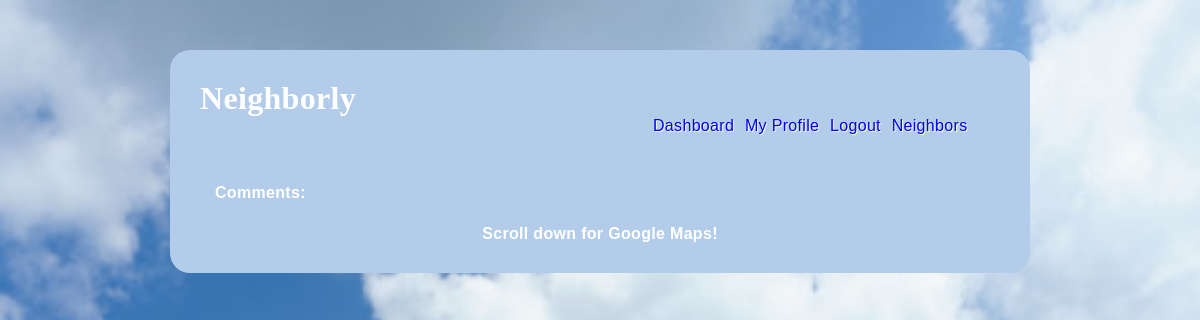
/event/details/4 (signed in), run on an earlier commit of the app's database.
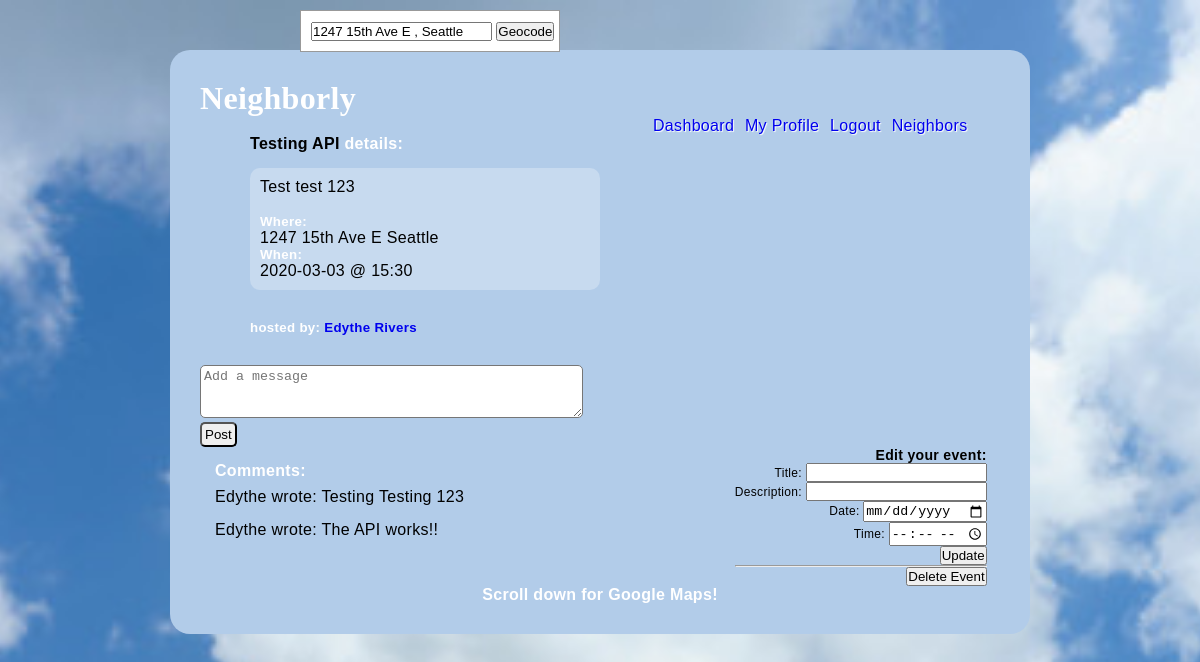
And on a later commit of the database.
### models.py (models this page shows, shortened)
class Event(db.Model):
    __tablename__ = "events"
    id = db.Column(db.Integer, primary_key=True)
    title = db.Column(db.String(100))
    description = db.Column(db.String(255))
    date = db.Column(db.String(45))
    time = db.Column(db.String(45))
    user_id = db.Column(db.Integer, db.ForeignKey('users.id', ondelete='cascade'))
    user = db.relationship('User', foreign_keys=[user_id])
    location_id = db.Column(db.Integer, db.ForeignKey('event_locations.id', ondelete='cascade'))
    location = db.relationship('Event_location', foreign_keys=[location_id])
    all_comment = db.relationship('Event_comment', back_populates="event", cascade="all, delete, delete-orphan")
    created_at = db.Column(db.DateTime, server_default = func.now())
    updated_at = db.Column(db.DateTime, server_default = func.now(), onupdate = func.now())

class Event_location(db.Model):
    __tablename__ = "event_locations"
    id = db.Column(db.Integer, primary_key=True)
    address = db.Column(db.String(255))
    city = db.Column(db.String(255))
    zipcode = db.Column(db.String(30))
    state = db.Column(db.String(20))
    created_at = db.Column(db.DateTime, server_default = func.now())
    updated_at = db.Column(db.DateTime, server_default = func.now(), onupdate = func.now())
    @property
    def full_address(self):
        return self.address + ' ' + self.city
    @property
    def ret_address(self):
        return self.address
    @property
    def ret_city(self):
        return self.city

class User(db.Model):
    __tablename__ = "users"
    id = db.Column(db.Integer, primary_key=True)
    first_name = db.Column(db.String(45))
    last_name = db.Column(db.String(45))
    email = db.Column(db.String(255))
    address_id = db.Column(db.Integer, db.ForeignKey('addresses.id', ondelete='cascade'))
    address = db.relationship('Address', foreign_keys=[address_id])
    password_hash=db.Column(db.String(255))
    profile_pic = db.Column(db.Text)
    likes_sent = db.relationship('Post', secondary=likes_table, passive_deletes=True)
    all_post = db.relationship('Post', back_populates="user", cascade="all, delete, delete-orphan")
    all_event = db.relationship('Event', back_populates="user", cascade="all, delete, delete-orphan")
    post_comments = db.relationship('Post_comment', back_populates="user", cascade="all, delete, delete-orphan")
    event_comments = db.relationship('Event_comment', back_populates="user", cascade="all, delete, delete-orphan")
    created_at = db.Column(db.DateTime, server_default = func.now())
    updated_at = db.Column(db.DateTime, server_default = func.now(), onupdate = func.now())

class Event_comment(db.Model):
    __tablename__ = "event_comments"
    id = db.Column(db.Integer, primary_key=True)
    message = db.Column(db.String(255))
    event_id = db.Column(db.Integer, db.ForeignKey('events.id', ondelete='cascade'))
    event = db.relationship('Event', foreign_keys=[event_id])
    user_id = db.Column(db.Integer, db.ForeignKey('users.id', ondelete='cascade'))
    user = db.relationship('User', foreign_keys=[user_id])
    created_at = db.Column(db.DateTime, server_default = func.now())
    updated_at = db.Column(db.DateTime, server_default = func.now(), onupdate = func.now())

### controller.py (the view)
def event_details(event_id):
    if 'user_id' not in session:
        return redirect("/")
    this_event = Event.query.filter_by(id = int(event_id)).all()
    this_location = Event_location.query.filter_by(id = int(event_id)).all()
    comment = Event_comment.query.filter_by(event_id = int(event_id)).all()
    return render_template("event_details.html", all_events = this_event, all_comments = comment, all_location = this_location)

### templates/event_details.html (shortened to what this page needs)
<!DOCTYPE html>
<html lang="en">
<head>
    <link rel="stylesheet" type="text/css" href="{{ url_for('static', filename='style_event_details.css') }}">
</head>
<body>
    <div class="container">
        <h1>Neighborly</h1>
        <div class="navigation">
            <a href="/dashboard">Dashboard</a>
            <a href="/my_profile">My Profile</a>
            <a href="/logout">Logout</a>
            <a href="/all_users">Neighbors</a>
        </div>
        <div class="eventpost">
            <ul>
                {% for event in all_events %}
                <h4>{{event.title}} <span>details:</span></h4>
                <li>
                    <blockquote>{{event.description}}</blockquote> <br>
                    <p><h5>Where:</h5>{{event.location.full_address}}</p>
                    <p><h5>When:</h5> {{event.date}} @ {{event.time}}</p>
                </li>
                <h5>hosted by: <a href="/neighbors/profile/{{event.user.id}}"> {{event.user.first_name}} {{event.user.last_name}}</a></h5>
                {% endfor %}
            </ul>
        </div>
        <div class="addcomment">
            {% for event in all_events %}
                <form action="/add/event_comment/{{event.id}}", method="POST">
                    <p><textarea name="message"  cols="45" rows="3" placeholder="Add a message"></textarea></p>
                    <input type="submit" value="Post">
                </form>
            {% endfor %}
        </div>
        <div class="comments">
            <h4>Comments:</h4>
            <ul>
                {% for comment in all_comments %}
                <li>{{comment.user.first_name}} wrote: {{comment.message}}</li>
                {% endfor %}
            </ul>
        </div>
        <div class="edit">
            {% for event in all_events %}
                {% if session['user_id'] == event.user_id %}
                    <h3>Edit your event: </h3>
                    <form action="/update/event/{{event.id}}" method="POST">
                        <p>Title: <input type="text" name="title"></p>
                        <p>Description: <input type="text" name="description" ></p>
                        <p>Date: <input type="date" name="date" ></p>
                        <p>Time: <input type="time" name="time"></p>
                        <input type="submit" value="Update">
                    </form>
                    <hr>
                    <h3><a href="/delete/event/{{event.id}}"><button>Delete Event</button></a></h3>
                {% endif %}
            {% endfor %}
        </div>
        <div class="bottom">
        <h4>Scroll down for Google Maps!</h4>
        </div>
    </div>
    {%for event in all_events %}
    <div id="floating-panel">
        <input id="address" type="textbox" value="{{event.location.ret_address}} , {{event.location.ret_city}}">
        <input id="submit" type="button" value="Geocode">
      </div>
    {% endfor %}
</body>
</html>

### static/style_event_details.css (style rules this page uses)
* { margin: 0px; padding: 0px; }
body { background-repeat: no-repeat; background-attachment: fixed; background-size: cover; background-position: top; background-image: url("clouds.png"); width: 100%; height: 100%; font-family: Arial, Helvetica; letter-spacing: 0.02em; font-weight: 400; -webkit-font-smoothing: antialiased; }
html, body { height: 100%; margin: 0; padding: 0; }
#floating-panel { position: absolute; top: 10px; left: 25%; z-index: 5; background-color: #fff; padding: 5px; border: 1px solid #999; text-align: center; font-family: 'Roboto','sans-serif'; line-height: 30px; padding-left: 10px; }
.container { width: 800px; background-color: rgb(178, 204, 233); margin: 50px auto; padding: 30px; border-radius: 20px; font-family: 'Lucida Sans', 'Lucida Sans Regular', 'Lucida Grande', 'Lucida Sans Unicode', Geneva, Verdana, sans-serif; }
.container h1 { font-family: cursive; color: white; }
.container li { list-style: none; }
.bottom { color: white; vertical-align: middle; text-align: center; }
.navigation { margin-left: 450px; border-radius: 2px; color: white; text-shadow: 1px 1px 1px white }
.navigation a { padding: 3px; text-decoration: none; }
.eventpost { margin-bottom: 30px; display: inline-block; width: 350px; margin-left: 50px; }
.eventpost li { margin-top: 15px; margin-bottom: 30px; padding: 10px; background-color: rgba(255, 255, 255, 0.267); border-radius: 10px; }
.eventpost a { text-decoration: none; }
.eventpost h5 { color: white; }
.eventpost span { color: white; }
.addcomment input { border-radius: 5px; padding: 3px; }
.addcomment textarea { border-radius: 5px; padding: 3px; }
.comments { display: inline-block; padding: 15px; width: 400px; }
.comments h4 { color: white; }
.comments ul { margin-top: 8px; }
.comments li { margin-bottom: 15px; }
.edit { display: inline-block; vertical-align: top; text-align: right; margin-left: 100px; font-size: 12px; }

What changed in the data, as far as the page shows it:
added Event: title "Testing API", description "Test test 123", location.full_address "1247 15th Ave E Seattle", date "2020-03-03", time "15:30", user.first_name "Edythe", user.last_name "Rivers", location.ret_address "1247 15th Ave E , Seattle"
added Event_comment: user.first_name "Edythe", message "Testing Testing 123"
added Event_comment: user.first_name "Edythe", message "The API works!!"
